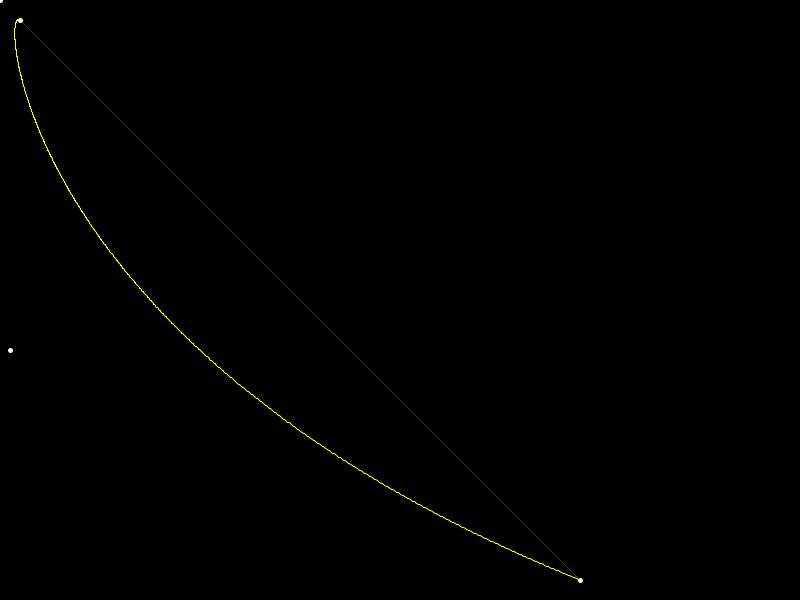
Frame 1 (no input)
Frame 60 (the mouse pressed at the canvas centre just before this capture): identical to frame 1, image omitted
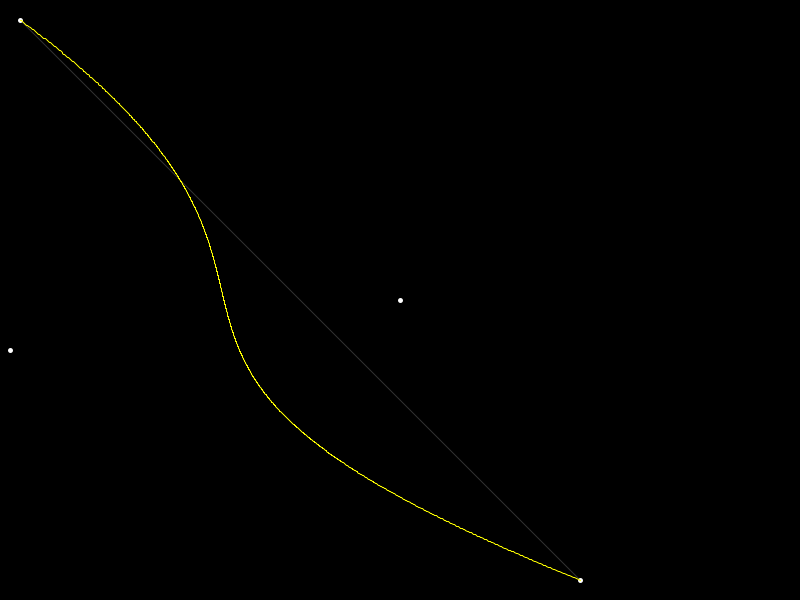
Frame 120 (the mouse held since frame 60 and released just before this capture)

The Processing sketch that drew these frames (run headless with seeded random() and noise(); from frame 60 on, the mouse is pressed at the canvas centre):

// Processing sketch: HMBezierCurve2D
// ── HMBezierCurve2D.pde
int nP=4,parts=1000;
PVector pt[] =new PVector[nP];
PVector curve[] =new PVector[parts+1];

int factorial(int num){
  int fact=1;
  int i=1;
  while(i<=num){
    fact*=i;
    i++;
  }
  return fact;
}

int comb(int n,int r){
  return factorial(n)/(factorial(r)*factorial(n-r));
}

void setup(){
  size(800,600);
  pt[0]=new PVector(20,20);
  pt[1]=new PVector(mouseX,mouseY);
  pt[2]=new PVector(10,350);
  pt[3]=new PVector(580,580);
}

void draw(){
  pt[1].x=mouseX;
  pt[1].y=mouseY;
  background(0);
  stroke(50);
  strokeWeight(1);
  line(pt[0].x,pt[0].y,pt[nP-1].x,pt[nP-1].y);
  stroke(255);
  strokeWeight(5);
  for(int k=0;k<nP;k++){
    point(pt[k].x,pt[k].y);
  }
  stroke(255,255,0);
  strokeWeight(5);
  float coeff,u;int n=nP-1;
  PVector temp=new PVector();
  PVector temp1=new PVector();
  for(int i=0;i<parts+1;i++){
    u=i/(float)parts;
    temp.x=0;temp.y=0;
    for(int k=0;k<nP;k++){
      coeff=comb(n,k)*pow(u,k)*pow(1-u,n-k);
      temp.x+=pt[k].x*coeff;
      temp.y+=pt[k].y*coeff;
    }
    curve[i]=temp.copy();
  }
  for(int i=0;i<parts;i++){
    temp=curve[i].copy();
    temp1=curve[i+1].copy();
    stroke(255,255,0);
    strokeWeight(1);
    line(temp.x,temp.y,temp1.x,temp1.y);
  }
}
